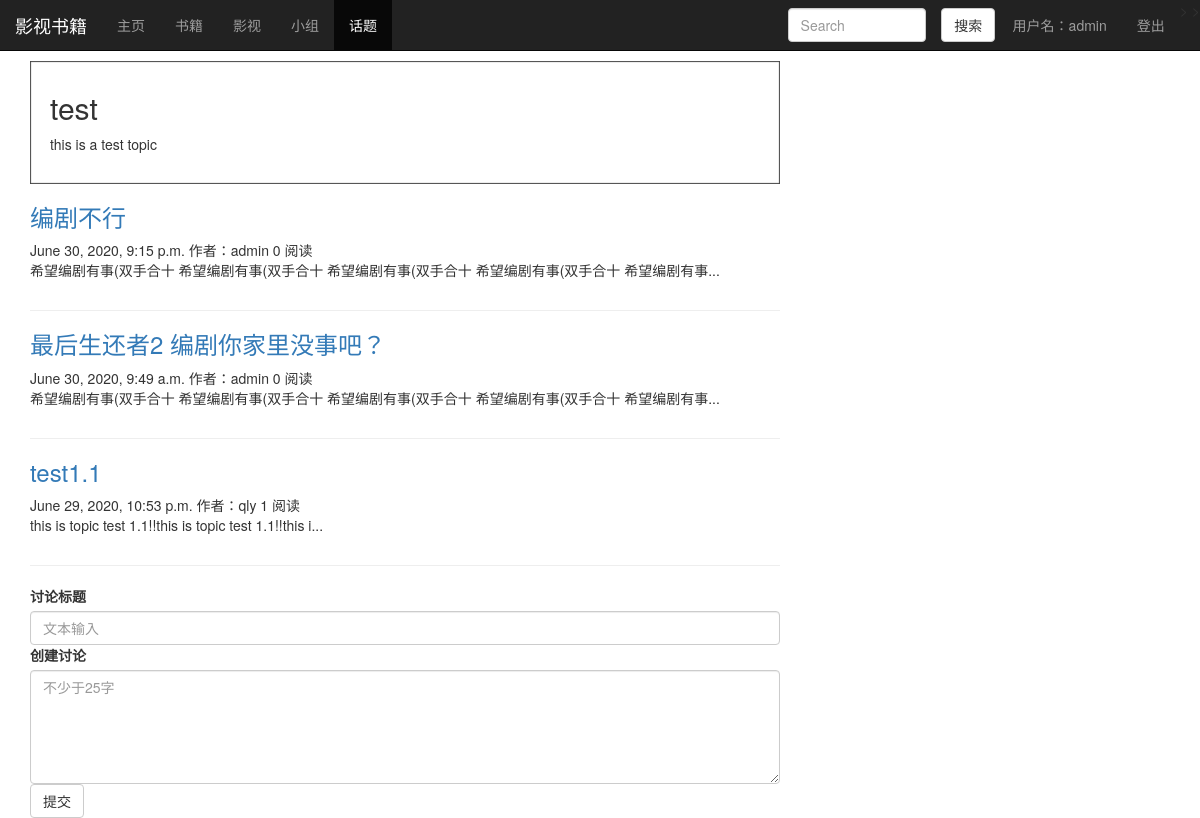
Page /topic/topics/1 (signed in) on the committed database.
### topic/models.py (models this page shows, shortened)
class Topic(models.Model):
    name = models.CharField(max_length=100, unique=True)
    created_time = models.DateTimeField('创建时间', default=timezone.now)
    members = models.ManyToManyField(User, through='TopicMemberShip')
    views = models.PositiveIntegerField(default=0, blank=True, null=True)
    description = models.TextField(default="")
    class Meta:
        verbose_name = '话题'
        verbose_name_plural = verbose_name

class TopicPost(models.Model):
    title = models.CharField('标题', max_length=70)
    body = models.TextField(validators=[MinLengthValidator(25)])
    created_time = models.DateTimeField('创建时间', default=timezone.now)
    modified_time = models.DateTimeField('修改时间')
    excerpt = models.CharField(max_length=200, blank=True)
    author = models.ForeignKey(User, verbose_name='作者', null=True, on_delete=models.CASCADE, )
    views = models.PositiveIntegerField(default=0, blank=True, null=True)
    topic = models.ForeignKey(Topic, verbose_name='小组名', related_name='topictalk', on_delete=models.CASCADE)
    top = models.BooleanField(default=False)
    top_time = models.DateTimeField('置顶时间', default=timezone.now)
    im = models.BooleanField(default=False)
    class Meta:
        verbose_name = '话题讨论'
        verbose_name_plural = verbose_name
        ordering = ['-created_time']
        default_permissions = ()
        permissions = (
            ("topicpost_delete", "讨论删除权限"),)

### topic/views.py (the view)
# urls.py: path('topics/<int:pk>', views.topicPostView, name='topic_detail'),
def topicPostView(request, pk):
    c = Topic.objects.get(id=pk)
    context = {'topic': c,
               'topic_post': TopicPost.objects.filter(topic=c).order_by('-top_time', 'created_time'),
               'id': pk}
    return render(request, 'topic_detail.html', context)

### topic/templates/topic_detail.html (shortened to what this page needs)
{% extends 'topic_base.html' %}
{% load guardian_tags %}
{% block content %}
    <div style="box-shadow: inset 1px -1px 1px #444, inset -1px 1px 1px #444; padding: 20px; margin-top: 20px; padding-top: 10px">
    <h2>{{ topic.name }}</h2>
    <p>{{ topic.description }}</p>
    </div>
{% for topic_p in topic_post %}
<article class="post post-1" >
    <header class="entry-header" >
        <h3 class="entry-title">
            <a href="{% url 'topic:topic_detailmore' topic_p.id %}"><span>{{ topic_p.title }}</span></a>
        </h3>
        <div class="entry-meta">
            <span class="post-date"><time class="entry-date"
                        datetime="{{ topic_p.created_time}}">{{ topic_p.created_time}}</time></span>
            <span class="topic-author">作者：{{topic_p.author}}</span>
            <span class="views-count">{{ topic_p.views }} 阅读</span>
        </div>
    </header>
    <div class="entry-content clearfix">
        <p>{{ topic_p.excerpt }}...</p>
    </div>
</article>
    <hr>
{% empty %}
<div class="no-post">暂时还没有发表讨论！</div>
{% endfor %}
    <div>
                <form role="form" method="post" action="{% url 'topic:add' id %}">
                        <div class="form-topic" >
                            <label for="name">讨论标题</label>
                            <input type="text" class="form-control" placeholder="文本输入"  name = "title">
                        </div>
                        <div class="form-topic" >
                            <label for="name">创建讨论</label>
                            <textarea class="form-control" cols="50" rows="5" placeholder="不少于25字"  name="body"></textarea>
                        </div>
                        <div class="form-topic">
                            <button type="submit" class="btn btn-default">提交</button>
                        </div>
                </form>
            </div>
{% endblock %}

### topic/templates/topic_base.html (shortened to what this page needs)
<!DOCTYPE html>
<html lang="en">
<head>
    <link rel="stylesheet" href="https://cdn.staticfile.org/twitter-bootstrap/3.3.7/css/bootstrap.min.css">
</head>
<body>
<nav class="navbar navbar-inverse navbar-fixed-top">
    <div class="container-fluid">
        <div class="navbar-header">
            <a class="navbar-brand" href="#">影视书籍</a>
        </div>
        <div class="collapse navbar-collapse" id="myNavbar">
            <ul class="nav navbar-nav navbar-left">
                <li><a href="/movie/movie_display">主页</a></li>
                <li><a href="/book">书籍</a></li>
                <li><a href="#">影视</a></li>
                <li><a href="/group/groups_index">小组</a></li>
                <li class="active"><a href="/topic/topics_index">话题</a></li>
            </ul>
            <ul class="nav navbar-nav navbar-right">
                {% if user.is_authenticated %}
                    <li><a>用户名：{{ user.username }}</a></li>>
                    <li><a href="/user/logout/">登出</a></li>>
                {% else %}
                    <li class="active"><a href="/user/register/"><span class="glyphicon glyphicon-user"></span> 注册</a></li>
                    <li><a href="/user/login/"><span class="glyphicon glyphicon-log-in"></span> 登录</a></li>
                {% endif %}
            </ul>
            <form class="navbar-form navbar-right" role="search" action="/topic/topic_post_search/" method="get" >
                <div class="form-group">
                    <div class="row">
                        <div class="col-md-9 col-sm-8 col-xs-8">
                            <input type="text" name="q" class="form-control" placeholder="Search" style="width: 100%">
                        </div>
                        <div class="col-sm-offset-0">
                            <button type="submit" class="btn btn-default">搜索</button>
                        </div>
                    </div>
                </div>
            </form>
        </div>
    </div>
</nav>
<div class="container">
    <div class="row">
        <div class="col-sm-8" >
            {% block content %} {% endblock %}
        </div>
        <div class="col-md-4 col-sm-offset-1 col-sm-4 col-sm-offset-0 hidden-xs" style="margin-top: 20px; ">
        </div>
    </div>
</div>
</body>
</html>

### rows in the picture
Topic: name "test", description "this is a test topic"
TopicPost: title "编剧不行", created_time "June 30, 2020, 9:15 p.m.", author "admin", views "0", excerpt "希望编剧有事(双手合十 希望编剧有事(双手合十 希望编剧有事(双手合十 希望编剧有事(双手合十 希望编剧有事"
TopicPost: title "最后生还者2 编剧你家里没事吧？", created_time "June 30, 2020, 9:49 a.m.", author "admin", views "0", excerpt "希望编剧有事(双手合十 希望编剧有事(双手合十 希望编剧有事(双手合十 希望编剧有事(双手合十 希望编剧有事"
TopicPost: title "test1.1", created_time "June 29, 2020, 10:53 p.m.", author "qly", views "1", excerpt "this is topic test 1.1!!this is topic test 1.1!!this i"

### other values in the picture
{{ user.username }} "admin"
